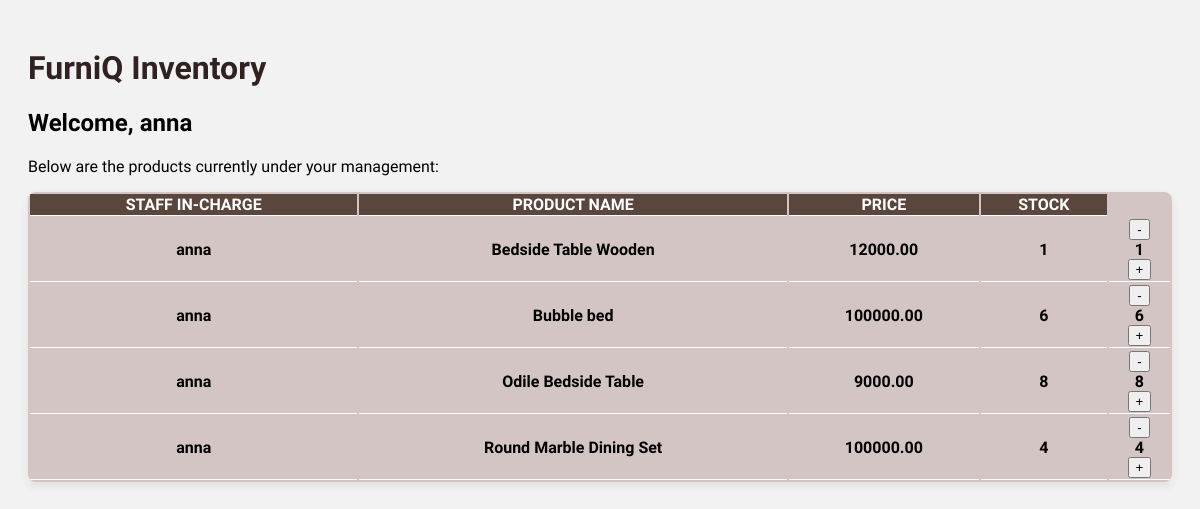
Page /list/ (signed in) on the committed database.
### inventory/models.py (models this page shows, shortened)
class Product(models.Model):
    CATEGORY_CHOICES = [
        ('Bedroom', 'Bedroom'),
        ('Living Room', 'Living Room'),
        ('Dining', 'Dining'),
    ]
    name = models.CharField(max_length=100)
    price = models.DecimalField(max_digits=10, decimal_places=2)
    old_price = models.DecimalField(max_digits=10, decimal_places=2, blank=True, null=True)
    stock = models.IntegerField(default=0)
    category = models.CharField(max_length=50, choices=CATEGORY_CHOICES, default='Living Room')
    assigned_staff = models.ForeignKey(
        User,
        on_delete=models.SET_NULL,
        null=True,
        blank=True,
        limit_choices_to={'is_staff': True}
    )
    image = models.ImageField(upload_to='product_images/', null=True, blank=True)
    is_featured = models.BooleanField(default=False)

### inventory/views.py (the view)
# urls.py: path('list/', views.product_list, name='product_list'), # for staffs
def product_list(request):
    query = request.GET.get('q')
    if request.user.is_staff:
        products = Product.objects.filter(assigned_staff=request.user)
        if query:
            products = Product.objects.filter(name__icontains=query)
    else:
        products = Product.objects.none()
        messages.error(request, "You do not have permission to view this inventory.")
    return render(request, 'inventory/product_list.html',{'products': products})

### inventory/context_processors.py (called while the page is built)
def notification_context(request):
    if request.user.is_authenticated:
        notifications = Notification.objects.filter(user=request.user).order_by("-created_at")[:5]
        return {
            'notifications': notifications,
            'notif_count': Notification.objects.filter(user=request.user, is_read=False).count()
        }
    return {'notifications': [], 'notif_count': 0}

### inventory/templates/inventory/product_list.html (shortened to what this page needs)
<!DOCTYPE html>
<html>
<head>
</head>
<body>
    <h1> FurniQ Inventory </h1>
<div class="container mt-4">
    <h2> Welcome, {{ user.username }} </h2>
    <p>Below are the products currently under your management: </p>
    <table class="table table-hover">
        <thead>
            <tr>
                <th> Staff In-charge </th>
                <th> Product name </th>
                <th> Price </th>
                <th> Stock </th>
            </tr>
        </thead>
        <tbody>
            {% for product in products %}
            <tr>
                <td>
                    {% if product.assigned_staff %}
                       {{ product.assigned_staff.username }}
                    {% else %}
                    <span style="color: gray;"> Unassigned </span>
                    {% endif %}
                </td>
                <td> {{ product.name }}</td>
                <td> {{ product.price }}</td>
                <td> {{ product.stock }}</td>
                <td>
                    <div class="d-flex align-items-center justify-content-center">
                        <form action="{% url 'update_stock' product.id %}" method="POST" class="me-2">
                            <button type="submit" class="btn btn-sm btn-outline-danger">-</button>
                        </form>
                        <span class="fw-bold mx-2">{{ product.stock }}</span>
                        <form action="{% url 'update_stock' product.id %}" method="POST" class="ms-2">
                            <button type="submit" class="btn btn-sm btn-outline-success">+</button>
                        </form>
                    </div>
                </td>
            </tr>
            {% empty %}
            <tr>
                <td colspan="4"> No products found matching your search.</td>
            </tr>
            {% endfor %}
        </tbody>
    </table>
</body>
</html>

### inventory/templates/inventory/product_list.html (style rules this page uses)
body { font-family:'Italiana', serif; padding: 20px; background-color: #f3f2f2ff; }
h1 { color: #312222ff; font-family: 'Italiana', serif; }
table { width: 100%; border-collapse: separate; background: white; border-radius: 8px; overflow: hidden; box-shadow: 0 4px 8px rgba(56, 35, 35, 0.1); background-color: #d4c5c5ff; }
th, td { font-family:'Italiana', serif; font-weight: bold; padding: 12px, 15px; text-align: center; border-bottom: 1px solid #ffffffff; border-color: #ffffffff; }
th { font-family:'Italiana', serif; background-color: #5b463dff; color: white; text-transform: uppercase; border-bottom: 1px solid #ffffffff; }

### rows in the picture
Product: assigned_staff.username "anna", name "Bedside Table Wooden", price "12000.00", stock "1"
Product: assigned_staff.username "anna", name "Bubble bed", price "100000.00", stock "6"
Product: assigned_staff.username "anna", name "Odile Bedside Table", price "9000.00", stock "8"
Product: assigned_staff.username "anna", name "Round Marble Dining Set", price "100000.00", stock "4"

### other values in the picture
{{ user.username }} "anna"
